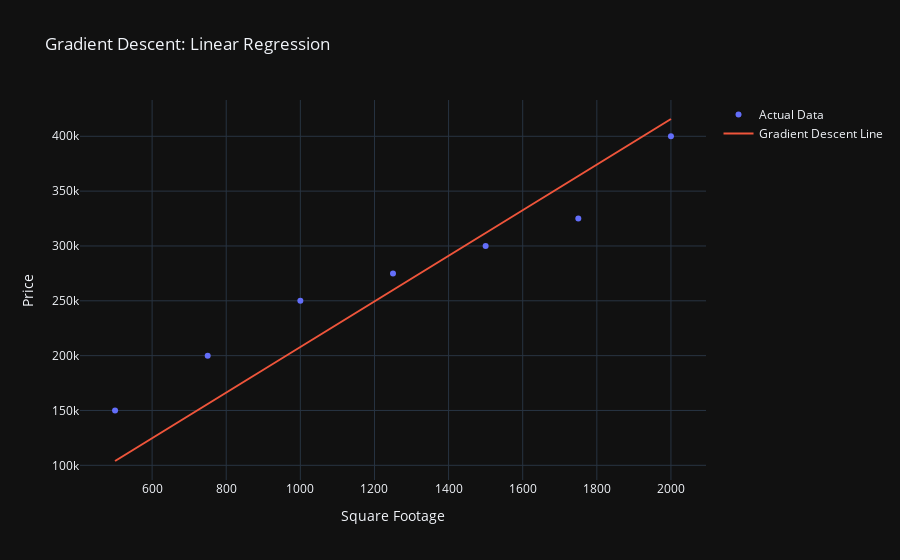

Here is the notebook cell this chart was saved with:
### Code cell
# Predicted line
predicted_prices = theta_0 + theta_1 * X

fig = go.Figure()
fig.add_trace(go.Scatter(x=X, y=Y, mode='markers', name='Actual Data'))
fig.add_trace(go.Scatter(x=X, y=predicted_prices, mode='lines', name='Gradient Descent Line'))
fig.update_layout(
    title='Gradient Descent: Linear Regression',
    xaxis_title = 'Square Footage',
    yaxis_title = 'Price',
    template = 'plotly_dark'
)
fig.show()

### Figure 1 — Plotly figure (JSON) as saved in the notebook; plotly's stock layout.template omitted (floating-point values rounded to 4 significant figures)
{"data": [{"mode": "markers", "name": "Actual Data", "type": "scatter", "x": [500, 750, 1000, 1250, 1500, 1750, 2000], "y": [150000, 200000, 250000, 275000, 300000, 325000, 400000]}, {"mode": "lines", "name": "Gradient Descent Line", "type": "scatter", "x": [500, 750, 1000, 1250, 1500, 1750, 2000], "y": [103900.0, 155900.0, 207900.0, 259900.0, 311800.0, 363800.0, 415800.0]}], "layout": {"title": {"text": "Gradient Descent: Linear Regression"}, "xaxis": {"title": {"text": "Square Footage"}}, "yaxis": {"title": {"text": "Price"}}}}
